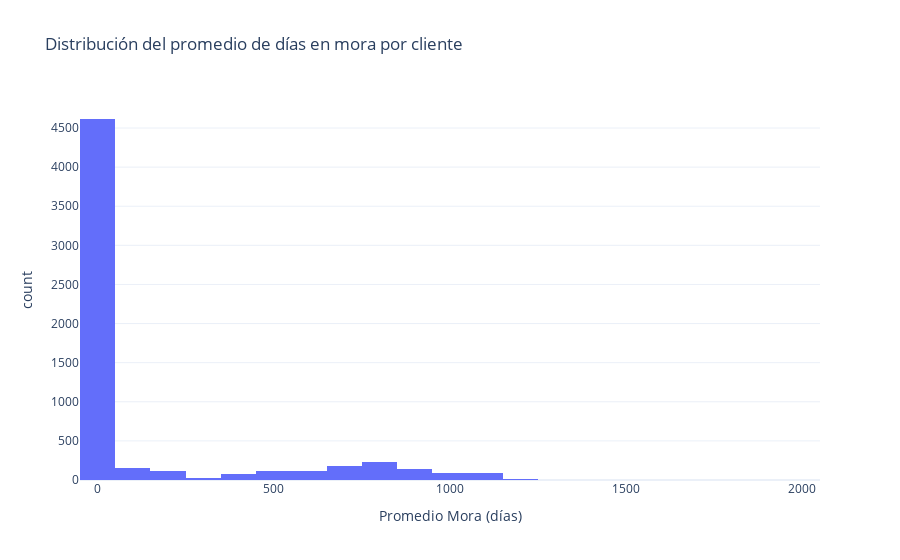

Notebook cell for this chart:
### Code cell
fig = px.histogram(
    clientes_analisis,
    x='promedio_mora',
    nbins=30,
    title='Distribución del promedio de días en mora por cliente',
    labels={'promedio_mora': 'Promedio Mora (días)'},
    template='plotly_white'
)
fig.show()

### Figure 1 — Plotly figure (JSON) as saved in the notebook; plotly's stock layout.template omitted (floating-point values rounded to 4 significant figures; data arrays with more than 128 entries replaced by an {"elided": "..."} marker saying what was removed)
{"data": [{"alignmentgroup": "True", "bingroup": "x", "hovertemplate": "Promedio Mora (días)=%{x}<br>count=%{y}<extra></extra>", "legendgroup": "", "marker": {"color": "#636efa", "pattern": {"shape": ""}}, "name": "", "nbinsx": 30, "offsetgroup": "", "orientation": "v", "showlegend": false, "type": "histogram", "x": {"elided": "5978 float values"}, "xaxis": "x", "yaxis": "y"}], "layout": {"autosize": true, "barmode": "relative", "legend": {"tracegroupgap": 0}, "title": {"text": "Distribución del promedio de días en mora por cliente"}, "xaxis": {"anchor": "y", "autorange": true, "domain": [0, 1], "range": [-50, 2050], "title": {"text": "Promedio Mora (días)"}, "type": "linear"}, "yaxis": {"anchor": "x", "autorange": true, "domain": [0, 1], "range": [0, 4858.0], "title": {"text": "count"}}}}
